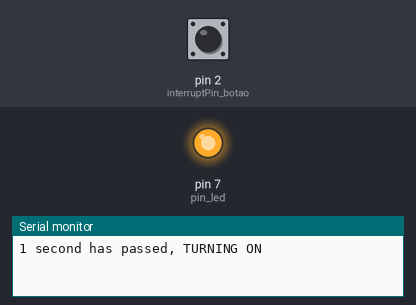
Bench run of a sketch on a simulated Arduino Uno, built with avr-gcc and run on an emulated ATmega328P. Parts: output pins drawn as LEDs (lit = HIGH), the last lines printed to the serial monitor. Dashed ring = blinking. Inputs (shaded band) come from the test bench; at power-on: pin 2 (interruptPin_botao) HIGH.

Above: at 1.2 s.
1.3 s: pin 2 (interruptPin_botao) pulled LOW for 1 s
At 2.6 s:
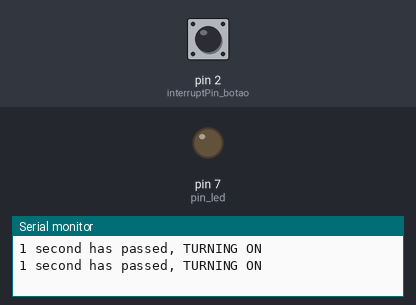
4.5 s: pin 2 (interruptPin_botao) pulled LOW for 1 s
At 7.8 s:
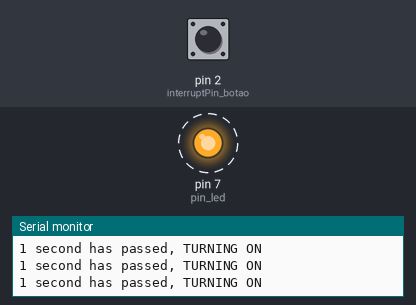
Timing chart, 0 to 14.5 s (numbered marks = the images above; inputs shaded):
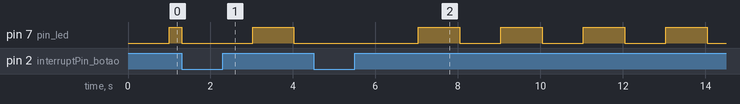

The sketch:

IOT_interpInterna_SimpleTimer.ino
```cpp
#include <SimpleTimer.h>

const int pin_led = 7;
const int interruptPin_botao = 2;
SimpleTimer firstTimer(1000);
bool state = 1;

void setup()
{
    Serial.begin(9600);
    pinMode(interruptPin_botao, INPUT_PULLUP);
    pinMode(pin_led, OUTPUT);
                                                                //quando LOW, puxa o bloco de código "turnOff"
    attachInterrupt(digitalPinToInterrupt(interruptPin_botao), turnOff, LOW);  //LOW, pois se refere ao estado do botao que deve estar para executar a função (LOW/abaixado)
    //nao preciso fazer um but == HIGH pra fazer isso pq o attachInterrupt já identifica quando há uma alteração no botão e faz oq tem ali dentro
}

void loop(){
    if (firstTimer.isReady()) {
        Serial.println("1 second has passed, TURNING ON");
        digitalWrite(pin_led, state);
        firstTimer.reset();
        state = !state;       //deve estar dentro do if pra trocar logo depois, se estiver fora, vai demorar.
        }
}

void turnOff(){
  digitalWrite(pin_led, LOW);
}
```

Measured:
- by itself, pin 7 (pin_led): alternates HIGH for 1.0 s and LOW for 1.0 s
